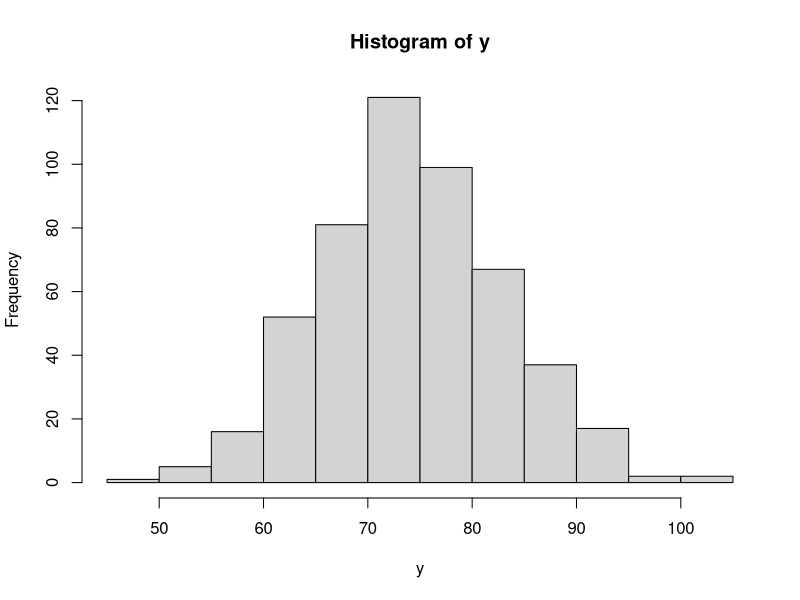

R code for this plot:

#Ejercicio revision tema 4
#Se trata de dividor in dataset en dos subconjuntos de datos elegidos al azar del dataset
#original y que contenfgan cada uno el (70,30) por ciento del total, respectivamente
#Para ello se trata de dividir los indices del dataset (por medio de las filas)
#y hacer uso de la función sample()
#Realizar el ejercicio con el dataset swiss

swiss
set.seed(1122)
ind <- sample(2,nrow(swiss), replace=TRUE, prob=c(0.7,0.3))

train <- swiss[ind==1,]
test <- swiss[ind==2,]
nrow(train)
nrow(test)

(estrain <- c(mean(train$Fertility),
              sd))


#FALTA POR RELLENAR

# Un examen de estad´ıstica consiste en un test de 10 preguntas de respuesta m´ultiple, con
# cuatro posibles respuestas por pregunta. Un estudiante completa el examen eligiendo al
# azar la respuesta de cada pregunta.
# 
# Probabilidad que acierte 5 ´o m´as preguntas. Probabilidad que acierte 5 preguntas ´o
# menos.

1-pbinom(4,10,0.25)

# El numero de errores cometidos por un programador en una jornada diaria sigue una
# distribuci´on de Poisson de media 4.


# El n´umero de contactos de los usuarios de una red social sigue una distribuci´on de Poisson
# de media 75 contactos. Simular una muestra del n´umero de contactos de n = 500 usuarios
# de la red.
# a) Obtener las caracter´ısticas de la muestra simulada: m´ınimo, m´aximo, media, etc.
# b) N´umero esperado de usuarios con m´as de 90 contactos.
# c) Representar gr´aficamente la muestra y la frecuencia esperada te´orica seg´un el modelo
# de Poisson. ¿Qu´e se observa?
set.seed(1200)
y <- rpois(500,75)
summary(y)
hist(y)
sum(y>90)
sum(y>90)/length(y)
  
